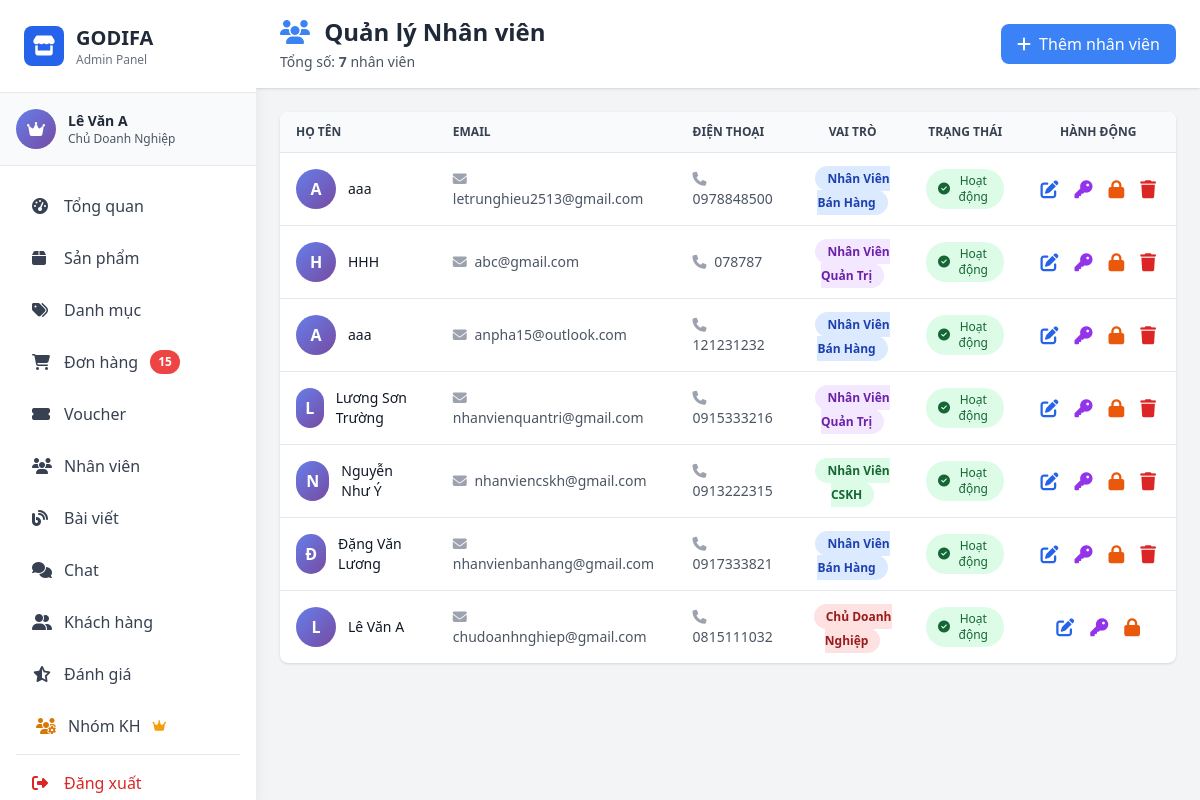
The app's page /admin/pages/users.php (signed in) with its own data.
### tables this page shows
CREATE TABLE IF NOT EXISTS `user` (
  `userID` int NOT NULL AUTO_INCREMENT,
  `userName` varchar(100) NOT NULL,
  `email` varchar(100) NOT NULL,
  `password` varchar(100) NOT NULL,
  `phone` varchar(10) NOT NULL,
  `status` varchar(150) NOT NULL,
  `roleID` int NOT NULL,
  PRIMARY KEY (`userID`),
  UNIQUE KEY `email` (`email`),
  KEY `fk_user_role` (`roleID`)
);

CREATE TABLE IF NOT EXISTS `role` (
  `roleID` int NOT NULL AUTO_INCREMENT,
  `roleName` varchar(100) NOT NULL,
  PRIMARY KEY (`roleID`)
);

### model/mUser.php (called while the page is built, shortened)
<?php
require_once __DIR__ . '/database.php';
class User {
    private $conn;
    public function __construct() {
        $db = new clsKetNoi();
        $this->conn = $db->moKetNoi();
    }
    public function getAllUsers() {
        $sql = "SELECT u.*, r.roleName
                FROM user u
                INNER JOIN role r ON u.roleID = r.roleID
                ORDER BY u.userID DESC";
        $result = mysqli_query($this->conn, $sql);
        $users = [];
        while ($row = mysqli_fetch_assoc($result)) {
            $users[] = $row;
        }
        return $users;
    }
}
?>

### model/database.php (called while the page is built, shortened)
<?php
class Database {
    private static $instance = null;
    private $connection;
    private function __construct() {
        try {
            $this->connection = mysqli_connect(
                self::DB_HOST,
                self::DB_USER,
                self::DB_PASS,
                self::DB_NAME
            );
            mysqli_set_charset($this->connection, self::DB_CHARSET);
        } catch (Exception $e) {
            die("Database Error: " . $e->getMessage());
        }
    }
    public static function getInstance() {
        if (self::$instance === null) {
            self::$instance = new self();
        }
        return self::$instance;
    }
    public function getConnection() {
        return $this->connection;
    }
}
class clsKetNoi {
    public function moKetNoi() {
        return Database::getInstance()->getConnection();
    }
}
?>

### model/mRole.php (called while the page is built, shortened)
<?php
require_once __DIR__ . '/database.php';
class Role {
    public function __construct() {
        $db = new clsKetNoi();
    }
}
?>

### controller/admin/cUser.php (called while the page is built, shortened)
<?php
require_once __DIR__ . '/../../model/mUser.php';
require_once __DIR__ . '/../../model/mRole.php';
class cUser {
    private $userModel;
    public function __construct() {
        $this->userModel = new User();
    }
    public function getAllUsers() {
        return $this->userModel->getAllUsers();
    }
}
?>

### admin/middleware/auth.php (called while the page is built, shortened)
<?php
function hasPermission($permission) {
    global $rolePermissions;
    $userRole = $_SESSION['role_id'] ?? 0;
    if ($userRole == ROLE_OWNER) {
        return true;
    }
    return in_array($permission, $rolePermissions[$userRole]);
}
function canEditUser($currentUserRoleID, $targetUserRoleID) {
    if ($currentUserRoleID == ROLE_OWNER) {
        return true;
    }
    return false;
}
?>

### admin/pages/users.php (the view, shortened to what this page needs)
<?php
require_once __DIR__ . '/../middleware/auth.php';
require_once __DIR__ . '/../../controller/admin/cUser.php';
$userController = new cUser();
$users = $userController->getAllUsers();
include __DIR__ . '/../includes/header.php';
?>
<div class="flex h-screen bg-gray-100">
    <?php include __DIR__ . '/../includes/sidebar.php'; ?>
    <div class="flex-1 overflow-y-auto ml-64">
        <div class="bg-white shadow sticky top-0 z-10">
            <div class="px-4 md:px-6 py-4 flex flex-wrap justify-between items-center gap-4">
                <div>
                    <h1 class="text-xl md:text-2xl font-bold text-gray-800">
                        <i class="fas fa-users text-blue-500 mr-2"></i>
                        Quản lý Nhân viên
                    </h1>
                    <p class="text-sm text-gray-600 mt-1">
                        Tổng số: <strong><?php echo count($users); ?></strong> nhân viên
                    </p>
                </div>
                <?php if ($_SESSION['role_id'] == ROLE_OWNER): ?>
                <button onclick="openAddModal()" class="bg-blue-500 hover:bg-blue-600 text-white px-4 py-2 rounded-lg inline-flex items-center text-sm md:text-base">
                    <i class="fas fa-plus mr-2"></i>Thêm nhân viên
                </button>
                <?php endif; ?>
            </div>
        </div>
        <div class="p-4 md:p-6">
            <div class="bg-white rounded-lg shadow overflow-hidden">
                <div class="overflow-x-auto">
                    <table class="w-full">
                        <thead class="bg-gray-50 border-b">
                            <tr>
                                <th class="px-4 py-3 text-left text-xs font-semibold text-gray-700 uppercase">Họ tên</th>
                                <th class="px-4 py-3 text-left text-xs font-semibold text-gray-700 uppercase">Email</th>
                                <th class="px-4 py-3 text-left text-xs font-semibold text-gray-700 uppercase">Điện thoại</th>
                                <th class="px-4 py-3 text-center text-xs font-semibold text-gray-700 uppercase">Vai trò</th>
                                <th class="px-4 py-3 text-center text-xs font-semibold text-gray-700 uppercase">Trạng thái</th>
                                <th class="px-4 py-3 text-center text-xs font-semibold text-gray-700 uppercase">Hành động</th>
                            </tr>
                        </thead>
                        <tbody class="divide-y divide-gray-200">
                            <?php if (empty($users)): ?>
                            <tr>
                                <td colspan="6" class="px-4 py-8 text-center text-gray-500">
                                    <i class="fas fa-user-slash text-4xl mb-2"></i>
                                    <p>Chưa có nhân viên nào</p>
                                </td>
                            </tr>
                            <?php else: ?>
                                <?php foreach ($users as $user): ?>
                                <?php
                                $userID = $user['userID'] ?? 0;
                                $userName = $user['userName'] ?? 'N/A';
                                $email = $user['email'] ?? 'N/A';
                                $phone = $user['phone'] ?? '';
                                $roleID = $user['roleID'] ?? 0;
                                $roleName = $user['roleName'] ?? 'N/A';
                                $status = $user['status'] ?? '0';
                                ?>
                                <tr class="hover:bg-gray-50">
                                    <td class="px-4 py-3">
                                        <div class="flex items-center">
                                            <div class="w-10 h-10 bg-gradient-to-br from-blue-400 to-purple-500 rounded-full flex items-center justify-center text-white font-bold mr-3">
                                                <?php echo strtoupper(mb_substr($userName, 0, 1)); ?>
                                            </div>
                                            <div>
                                                <div class="text-sm font-medium text-gray-900"><?php echo htmlspecialchars($userName); ?></div>
                                            </div>
                                        </div>
                                    </td>
                                    <td class="px-4 py-3 text-sm text-gray-600">
                                        <i class="fas fa-envelope mr-1 text-gray-400"></i>
                                        <?php echo htmlspecialchars($email); ?>
                                    </td>
                                    <td class="px-4 py-3 text-sm text-gray-600">
                                        <i class="fas fa-phone mr-1 text-gray-400"></i>
                                        <?php echo htmlspecialchars($phone ?: 'N/A'); ?>
                                    </td>
                                    <td class="px-4 py-3 text-center">
                                        <?php
                                        $roleColors = [
                                            1 => 'bg-red-100 text-red-800',
                                            2 => 'bg-purple-100 text-purple-800',
                                            3 => 'bg-blue-100 text-blue-800',
                                            4 => 'bg-green-100 text-green-800'
                                        ];
                                        $colorClass = $roleColors[$roleID] ?? 'bg-gray-100 text-gray-800';
                                        ?>
                                        <span class="px-3 py-1 <?php echo $colorClass; ?> rounded-full text-xs font-semibold">
                                            <?php echo htmlspecialchars($roleName); ?>
                                        </span>
                                    </td>
                                    <td class="px-4 py-3 text-center">
                                        <span class="px-3 py-1 <?php echo $status == '1' ? 'bg-green-100 text-green-800' : 'bg-red-100 text-red-800'; ?> rounded-full text-xs font-medium inline-flex items-center">
                                            <i class="fas fa-<?php echo $status == '1' ? 'check-circle' : 'times-circle'; ?> mr-1"></i>
                                            <?php echo $status == '1' ? 'Hoạt động' : 'Đã khóa'; ?>
                                        </span>
                                    </td>
                                    <td class="px-4 py-3 text-center">
                                        <div class="flex justify-center items-center space-x-2">
                                            <?php if (canEditUser($_SESSION['role_id'], $roleID)): ?>
                                            <button onclick='openEditModal(<?php echo json_encode($user, JSON_HEX_APOS); ?>)'
                                                    class="text-blue-600 hover:text-blue-800" title="Sửa thông tin">
                                                <i class="fas fa-edit text-lg"></i>
                                            </button>
                                            <button onclick="openPasswordModal(<?php echo $userID; ?>, '<?php echo htmlspecialchars($userName); ?>')"
                                                    class="text-purple-600 hover:text-purple-800" title="Đổi mật khẩu">
                                                <i class="fas fa-key text-lg"></i>
                                            </button>
                                            <?php if ($status == '1'): ?>
                                            <button onclick="toggleUserStatus(<?php echo $userID; ?>, '<?php echo htmlspecialchars($userName); ?>', 0)"
                                                    class="text-orange-600 hover:text-orange-800" title="Khóa tài khoản">
                                                <i class="fas fa-lock text-lg"></i>
                                            </button>
                                            <?php endif; ?>
                                            <?php endif; ?>
                                            <?php if (hasPermission('delete_user') && isset($_SESSION['user_id']) && $userID != $_SESSION['user_id']): ?>
                                            <button onclick="deleteUser(<?php echo $userID; ?>, '<?php echo htmlspecialchars($userName); ?>')"
                                                    class="text-red-600 hover:text-red-800" title="Xóa">
                                                <i class="fas fa-trash text-lg"></i>
                                            </button>
                                            <?php endif; ?>
                                        </div>
                                    </td>
                                </tr>
                                <?php endforeach; ?>
                            <?php endif; ?>
                        </tbody>
                    </table>
                </div>
            </div>
        </div>
    </div>
</div>
<?php include __DIR__ . '/../includes/footer.php'; ?>

### admin/pages/users.php (style rules this page uses)
table { width: 100%; border-collapse: collapse; }
table th, table td { word-wrap: break-word; overflow-wrap: break-word; vertical-align: middle; }
table td button { padding: 0.25rem; transition: all 0.2s ease; }
.bg-gradient-to-br { background: linear-gradient(135deg, #667eea 0%, #764ba2 100%); }

### records on screen
user: userName "A", userName "aaa", email "letrunghieu2513@gmail.com", phone "0978848500", roleID.roleName "Nhân Viên Bán Hàng", status "Hoạt động"
user: userName "H", userName "HHH", email "abc@gmail.com", phone "078787", roleID.roleName "Nhân Viên Quản Trị", status "Hoạt động"
user: userName "A", userName "aaa", email "anpha15@outlook.com", phone "121231232", roleID.roleName "Nhân Viên Bán Hàng", status "Hoạt động"
user: userName "L", userName "Lương Sơn Trường", email "nhanvienquantri@gmail.com", phone "0915333216", roleID.roleName "Nhân Viên Quản Trị", status "Hoạt động"
user: userName "N", userName "Nguyễn Như Ý", email "nhanviencskh@gmail.com", phone "0913222315", roleID.roleName "Nhân Viên CSKH", status "Hoạt động"
user: userName "Đ", userName "Đặng Văn Lương", email "nhanvienbanhang@gmail.com", phone "0917333821", roleID.roleName "Nhân Viên Bán Hàng", status "Hoạt động"
user: userName "L", userName "Lê Văn A", email "chudoanhnghiep@gmail.com", phone "0815111032", roleID.roleName "Chủ Doanh Nghiệp", status "Hoạt động"

### other values on screen
$_SESSION['user_name'] "Lê Văn A"
getRoleName($_SESSION['role_id']) "Chủ Doanh Nghiệp"
$pendingOrdersCount "15"
count($users) "7"
